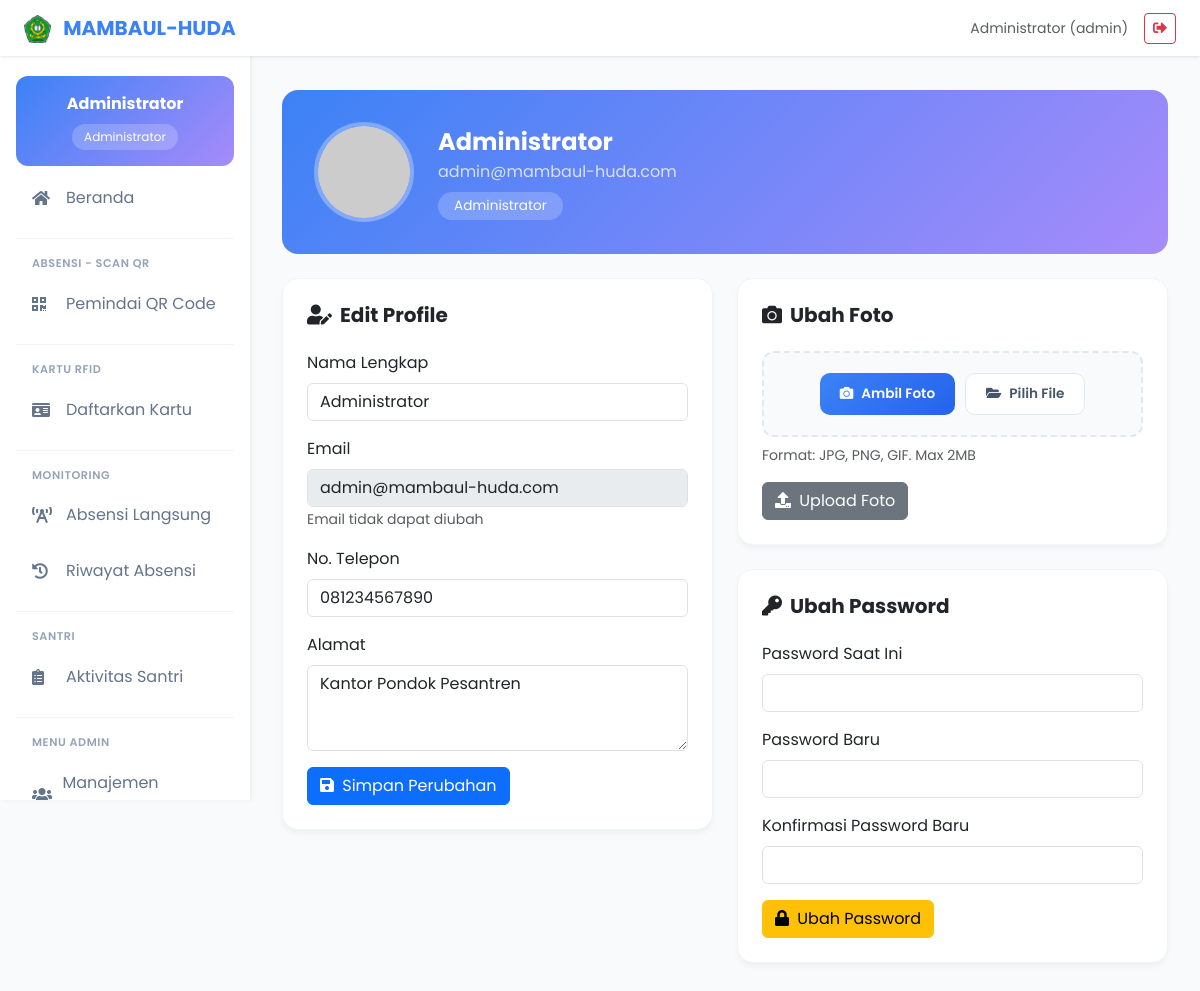
The page /profil.php (signed in) on the database its author committed.
### tables this page shows
CREATE TABLE `users`  (
  `id` bigint UNSIGNED NOT NULL AUTO_INCREMENT,
  `name` varchar(255) NOT NULL,
  `email` varchar(255) NOT NULL,
  `password` varchar(255) NOT NULL,
  `address` text NULL,
  `role` enum('admin','karyawan','pengurus','guru','keamanan','kesehatan') NOT NULL DEFAULT 'karyawan',
  `foto` varchar(255) NULL DEFAULT 'profile.jpg',
  `phone` varchar(20) NULL DEFAULT NULL,
  `remember_token` varchar(100) NULL DEFAULT NULL,
  `created_at` timestamp NULL DEFAULT CURRENT_TIMESTAMP,
  `updated_at` timestamp NULL DEFAULT CURRENT_TIMESTAMP ON UPDATE CURRENT_TIMESTAMP,
  `deleted_at` timestamp NULL DEFAULT NULL,
  `deleted_by` int NULL DEFAULT NULL,
  PRIMARY KEY (`id`) USING BTREE,
  UNIQUE INDEX `email`(`email` ASC) USING BTREE
);

### config.php (called while the page is built, shortened)
<?php
function getDB()
{
    static $pdo = null;
    if ($pdo === null) {
        try {
            $dsn = "mysql:host=" . DB_HOST . ";port=" . DB_PORT . ";dbname=" . DB_NAME . ";charset=utf8mb4";
            $pdo = new PDO($dsn, DB_USER, DB_PASS, [
                PDO::ATTR_ERRMODE => PDO::ERRMODE_EXCEPTION,
                PDO::ATTR_DEFAULT_FETCH_MODE => PDO::FETCH_ASSOC,
                PDO::ATTR_EMULATE_PREPARES => false,
            ]);
        } catch (PDOException $e) {
            die("Koneksi database gagal: " . $e->getMessage());
        }
    }
    return $pdo;
}
function getCurrentUser()
{
    $pdo = getDB();
    $stmt = $pdo->prepare("SELECT * FROM users WHERE id = ?");
    $stmt->execute([$_SESSION['user_id']]);
    return $stmt->fetch();
}

### functions.php (called while the page is built, shortened)
<?php
require_once __DIR__ . '/config.php';
function e($string)
{
    return htmlspecialchars($string ?? '', ENT_QUOTES, 'UTF-8');
}

### profil.php (the view, shortened to what this page needs)
<?php
require_once __DIR__ . '/functions.php';
?>
<?php include __DIR__ . '/include/header.php'; ?>
<?php include __DIR__ . '/include/sidebar.php'; ?>
<div class="main-content">
    <div class="profile-header">
        <div class="d-flex align-items-center gap-4 flex-wrap">
            <img src="<?= $user['foto'] && $user['foto'] !== 'profile.jpg' ? 'uploads/profiles/' . e($user['foto']) : 'https://ui-avatars.com/api/?name=' . urlencode($user['name']) . '&background=8659F1&color=fff&size=100' ?>"
                alt="Profile" class="profile-avatar">
            <div>
                <div class="profile-name">
                    <?= e($user['name']) ?>
                </div>
                <div class="opacity-75 mb-2">
                    <?= e($user['email']) ?>
                </div>
                <span class="profile-role">
                    <?= $roleLabels[$user['role']] ?? ucfirst($user['role']) ?>
                </span>
            </div>
        </div>
    </div>
    <div class="row g-4">
        <div class="col-lg-6">
            <div class="card-custom p-4">
                <h5 class="fw-bold mb-4"><i class="fas fa-user-edit me-2"></i>Edit Profile</h5>
                <form method="POST">
                    <div class="mb-3">
                        <label class="form-label">Nama Lengkap</label>
                        <input type="text" name="name" class="form-control" value="<?= e($user['name']) ?>" required>
                    </div>
                    <div class="mb-3">
                        <label class="form-label">Email</label>
                        <input type="email" class="form-control" value="<?= e($user['email']) ?>" disabled>
                        <small class="text-muted">Email tidak dapat diubah</small>
                    </div>
                    <div class="mb-3">
                        <label class="form-label">No. Telepon</label>
                        <input type="text" name="phone" class="form-control" value="<?= e($user['phone'] ?? '') ?>">
                    </div>
                    <div class="mb-3">
                        <label class="form-label">Alamat</label>
                        <textarea name="address" class="form-control"
                            rows="3"><?= e($user['address'] ?? '') ?></textarea>
                    </div>
                    <button type="submit" class="btn btn-primary">
                        <i class="fas fa-save me-1"></i> Simpan Perubahan
                    </button>
                </form>
            </div>
        </div>
        <div class="col-lg-6">
            <div class="card-custom p-4 mb-4">
                <h5 class="fw-bold mb-4"><i class="fas fa-camera me-2"></i>Ubah Foto</h5>
                <form method="POST" enctype="multipart/form-data">
                    <div class="mb-3">
                        <div class="photo-upload-wrapper-profile" id="wrapper_foto_profile">
                            <div class="photo-upload-buttons-profile" id="buttons_foto_profile">
                                <button type="button" class="btn-photo-upload-profile btn-camera-profile"
                                    onclick="document.getElementById('camera_foto_profile').click()">
                                    <i class="fas fa-camera"></i> Ambil Foto
                                </button>
                                <button type="button" class="btn-photo-upload-profile btn-file-profile"
                                    onclick="document.getElementById('input_foto_profile').click()">
                                    <i class="fas fa-folder-open"></i> Pilih File
                                </button>
                            </div>
                        </div>
                        <small class="text-muted d-block mt-2">Format: JPG, PNG, GIF. Max 2MB</small>
                    </div>
                    <button type="submit" class="btn btn-secondary">
                        <i class="fas fa-upload me-1"></i> Upload Foto
                    </button>
                </form>
            </div>
            <div class="card-custom p-4">
                <h5 class="fw-bold mb-4"><i class="fas fa-key me-2"></i>Ubah Password</h5>
                <form method="POST">
                    <div class="mb-3">
                        <label class="form-label">Password Saat Ini</label>
                        <input type="password" name="current_password" class="form-control" required>
                    </div>
                    <div class="mb-3">
                        <label class="form-label">Password Baru</label>
                        <input type="password" name="new_password" class="form-control" required minlength="6">
                    </div>
                    <div class="mb-3">
                        <label class="form-label">Konfirmasi Password Baru</label>
                        <input type="password" name="confirm_password" class="form-control" required minlength="6">
                    </div>
                    <button type="submit" class="btn btn-warning">
                        <i class="fas fa-lock me-1"></i> Ubah Password
                    </button>
                </form>
            </div>
        </div>
    </div>
</div>
<?php include __DIR__ . '/include/footer.php'; ?>

### include/header.php (shortened to what this page needs)
<?php
$isAdminPage = strpos($_SERVER['REQUEST_URI'], '/admin/') !== false;
$basePath = $isAdminPage ? '../' : '';
$user = getCurrentUser();
$role = $user['role'] ?? '';
?>
<!DOCTYPE html>
<html lang="id">
<head>
    <link rel="stylesheet" href="https://cdnjs.cloudflare.com/ajax/libs/font-awesome/5.15.4/css/all.min.css">
    <link href="https://cdn.jsdelivr.net/npm/bootstrap@5.3.0/dist/css/bootstrap.min.css" rel="stylesheet">
</head>
<body>
    <nav class="navbar navbar-custom fixed-top">
        <div class="container-fluid px-3 px-md-4">
            <div class="d-flex align-items-center">
                <a class="navbar-brand" href="<?= $basePath ?>beranda.php">
                    <img src="<?= $basePath ?>logo-pondok.png" alt="Logo"
                        style="height: 28px; width: auto; margin-right: 8px;">
                    <?= APP_NAME ?>
                </a>
            </div>
            <div class="d-flex align-items-center gap-2 gap-md-3">
                <span class="text-muted small d-none d-sm-inline">
                    <?= e($user['name'] ?? 'Guest') ?> (<?= e($role) ?>)
                </span>
                <button type="button" class="btn btn-outline-danger btn-sm" onclick="confirmLogout()">
                    <i class="fas fa-sign-out-alt"></i>
                </button>
            </div>
        </div>
    </nav>

### include/sidebar.php (shortened to what this page needs)
<?php
$currentPage = basename($_SERVER['PHP_SELF']);
$isAdmin = strpos($_SERVER['PHP_SELF'], '/admin/') !== false;
$basePath = $isAdmin ? '../' : '';
$user = getCurrentUser();
$role = $user['role'] ?? '';
$roleLabels = [
    'admin' => 'Administrator',
    'karyawan' => 'Karyawan',
    'pengurus' => 'Pengurus',
    'guru' => 'Guru',
    'keamanan' => 'Keamanan',
    'kesehatan' => 'Kesehatan'
];
?>
<div class="sidebar">
    <div class="user-badge">
        <div class="fw-bold"><?= e($user['name'] ?? 'User') ?></div>
        <div class="role-badge"><?= $roleLabels[$role] ?? ucfirst($role) ?></div>
    </div>
    <div class="sidebar-scroll">
        <ul class="sidebar-menu">
            <li>
                <a href="<?= $basePath ?>beranda.php" class="<?= $currentPage === 'beranda.php' ? 'active' : '' ?>">
                    <i class="fas fa-home"></i> Beranda
                </a>
            </li>
            <div class="sidebar-divider"></div>
            <div class="sidebar-header">Absensi - Scan QR</div>
            <li>
                <a href="<?= $basePath ?>pemindai.php" class="<?= $currentPage === 'pemindai.php' ? 'active' : '' ?>">
                    <i class="fas fa-qrcode"></i> Pemindai QR Code
                </a>
            </li>
            <div class="sidebar-divider"></div>
            <div class="sidebar-header">Kartu RFID</div>
            <li>
                <a href="<?= $basePath ?>daftar-rfid.php"
                    class="<?= $currentPage === 'daftar-rfid.php' ? 'active' : '' ?>">
                    <i class="fas fa-id-card"></i> Daftarkan Kartu
                </a>
            </li>
            <div class="sidebar-divider"></div>
            <div class="sidebar-header">Monitoring</div>
            <li>
                <a href="<?= $basePath ?>absensi-langsung.php"
                    class="<?= $currentPage === 'absensi-langsung.php' ? 'active' : '' ?>">
                    <i class="fas fa-broadcast-tower"></i> Absensi Langsung
                </a>
            </li>
            <li>
                <a href="<?= $basePath ?>riwayat.php" class="<?= $currentPage === 'riwayat.php' ? 'active' : '' ?>">
                    <i class="fas fa-history"></i> Riwayat Absensi
                </a>
            </li>
            <div class="sidebar-divider"></div>
            <div class="sidebar-header">Santri</div>
            <li>
                <a href="<?= $basePath ?>aktivitas.php" class="<?= $currentPage === 'aktivitas.php' ? 'active' : '' ?>">
                    <i class="fas fa-clipboard-list"></i>
                    <?= $role === 'kesehatan' ? 'Laporan Kesehatan' : 'Aktivitas Santri' ?>
                </a>
            </li>
            <?php if ($role === 'admin'): ?>
                <div class="sidebar-divider"></div>
                <div class="sidebar-header">Menu Admin</div>
                <li>
                    <a href="<?= $basePath ?>admin/pengguna.php"
                        class="<?= $currentPage === 'pengguna.php' ? 'active' : '' ?>">
                        <i class="fas fa-users"></i> Manajemen Pengguna
                    </a>
                </li>
            <?php endif; ?>
        </ul>
    </div>
</div>

### include/header.php (style rules this page uses)
:root { --primary-color: #3b82f6; --primary-hover: #2563eb; --bg-color: #f8fafc; }
body { font-family: 'Poppins', sans-serif; background-color: var(--bg-color); scrollbar-width: none; -ms-overflow-style: none; }
* { scrollbar-width: none; -ms-overflow-style: none; }
.navbar-custom { background: white; box-shadow: 0 1px 3px rgba(0, 0, 0, 0.1); }
.navbar-brand { font-weight: 700; color: var(--primary-color) !important; }
.card-custom { background: white; border-radius: 16px; box-shadow: 0 4px 6px -1px rgba(0, 0, 0, 0.05); border: 1px solid #f1f5f9; overflow: hidden; }
.main-content { margin-left: 250px; padding: 2rem; padding-top: 90px; }

### include/sidebar.php (style rules this page uses)
.sidebar { width: 250px; background: white; height: 100vh; box-shadow: 2px 0 5px rgba(0, 0, 0, 0.05); position: fixed; left: 0; top: 0; padding-top: 60px; z-index: 1000; display: flex; flex-direction: column; }
.sidebar-scroll { flex: 1; overflow-y: auto; padding-bottom: 1rem; }
.sidebar-menu { list-style: none; padding: 0 1rem 1rem; margin: 0; }
.sidebar-menu li { margin-bottom: 0.5rem; }
.sidebar-menu a { display: flex; align-items: center; padding: 0.75rem 1rem; border-radius: 10px; color: #64748b; text-decoration: none; transition: all 0.2s; }
.sidebar-menu a i { width: 24px; margin-right: 10px; }
.sidebar-divider { border-top: 1px solid #f1f5f9; margin: 1rem 0; }
.sidebar-header { font-size: 0.7rem; font-weight: 600; color: #94a3b8; text-transform: uppercase; letter-spacing: 0.05em; padding: 0 1rem; margin-bottom: 0.5rem; }
.user-badge { background: linear-gradient(135deg, var(--primary-color), #a78bfa); color: white; padding: 1rem; margin: 1rem 1rem 0.5rem; border-radius: 12px; text-align: center; flex-shrink: 0; }
.user-badge .role-badge { background: rgba(255, 255, 255, 0.2); padding: 0.25rem 0.75rem; border-radius: 20px; font-size: 0.75rem; display: inline-block; margin-top: 0.5rem; }

### profil.php (style rules this page uses)
.profile-header { background: linear-gradient(135deg, var(--primary-color) 0%, #a78bfa 100%); border-radius: 16px; padding: 2rem; color: white; margin-bottom: 1.5rem; }
.profile-avatar { width: 100px; height: 100px; border-radius: 50%; border: 4px solid rgba(255, 255, 255, 0.3); object-fit: cover; }
.profile-name { font-size: 1.5rem; font-weight: 700; }
.profile-role { background: rgba(255, 255, 255, 0.2); padding: 0.25rem 1rem; border-radius: 20px; font-size: 0.85rem; display: inline-block; }
.photo-upload-wrapper-profile { border: 2px dashed #e2e8f0; border-radius: 12px; padding: 20px; text-align: center; background: #f8fafc; transition: all 0.3s; }
.photo-upload-buttons-profile { display: flex; gap: 10px; justify-content: center; flex-wrap: wrap; }
.btn-photo-upload-profile { display: inline-flex; align-items: center; gap: 8px; padding: 10px 20px; border-radius: 10px; font-weight: 600; font-size: 0.85rem; cursor: pointer; transition: all 0.2s; border: none; }
.btn-camera-profile { background: linear-gradient(135deg, #3b82f6 0%, #2563eb 100%); color: white; }
.btn-file-profile { background: white; color: #475569; border: 1px solid #e2e8f0 !important; }

### rows shown on the page
users: name "Administrator", role "admin", role "Administrator", email "admin@mambaul-huda.com", phone "081234567890", address "Kantor Pondok Pesantren"

### other values the page prints
APP_NAME "MAMBAUL-HUDA"
